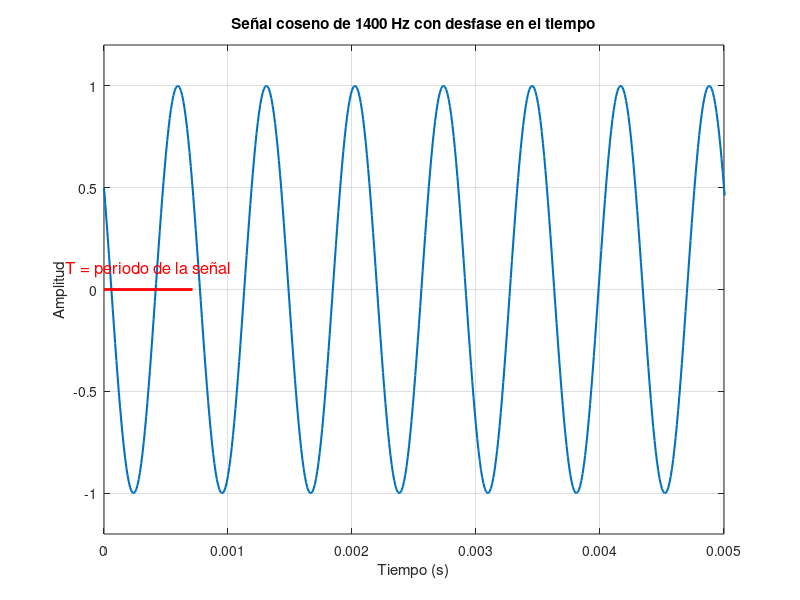
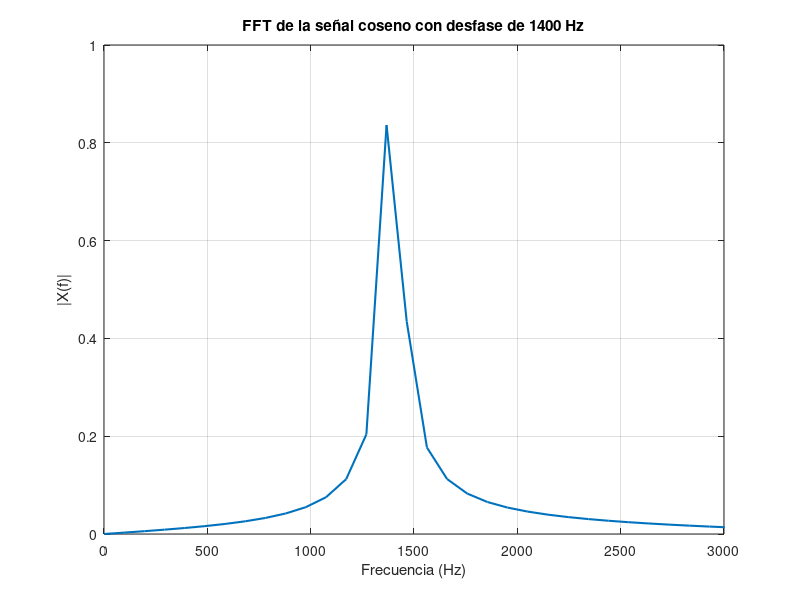

MATLAB code for these plots, in order:
clear; clc; close all;

% -------- Parámetros --------
Fs = 100000;          % Frecuencia de muestreo (Hz)
f0 = 1400;            % Frecuencia de la señal coseno (Hz)

L = 1000;             % Número de muestras
T = 1/f0;
t = (0:L-1)/Fs;       % Vector de tiempo correcto
pha = pi/3;           % Desfase (rad)

x = cos(2*pi*f0*t + pha);  % Señal coseno con desfase

% -------- FFT --------
NFFT = 1024;
Y = fft(x, NFFT);

P2 = abs(Y)/L;
P1 = P2(1:NFFT/2+1);
P1(2:end-1) = 2*P1(2:end-1);

f = Fs*(0:(NFFT/2))/NFFT;

% -------- Gráficas --------
figure;

% Dominio del tiempo
plot(t, x, 'LineWidth', 1.5)
xlim([0 0.005])
ylim([-1.2 1.2])
xlabel('Tiempo (s)')
ylabel('Amplitud')
title('Señal coseno de 1400 Hz con desfase en el tiempo')
grid on
line([0 T], [0 0], 'Color', 'r', 'LineWidth', 2)
text(T/2, 0.1, 'T = periodo de la señal', 'Color', 'r', 'FontSize', 12, 'HorizontalAlignment', 'center')
% Dominio de la frecuencia
figure;
plot(f, P1, 'LineWidth', 1.5)
xlim([0 3000])
xlabel('Frecuencia (Hz)')
ylabel('|X(f)|')
title('FFT de la señal coseno con desfase de 1400 Hz')
grid on
